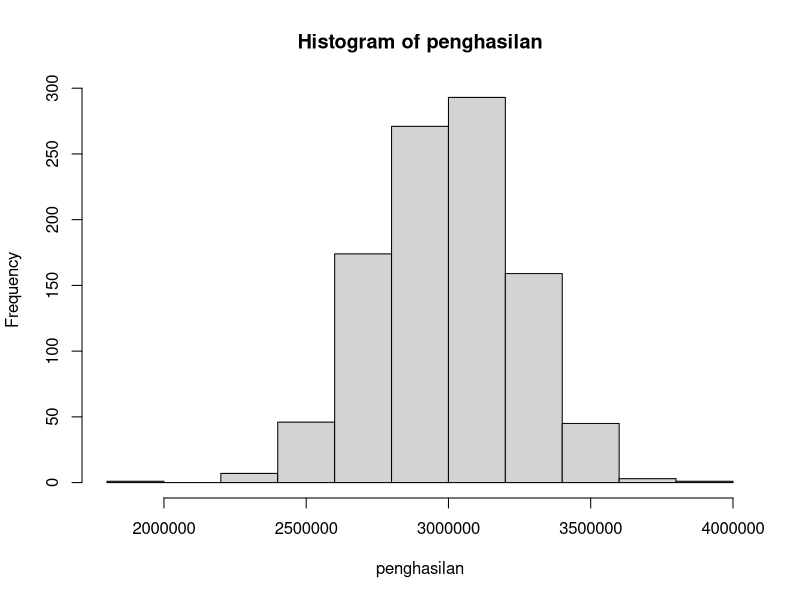

Source code (R):
# Penghasilan satu Kecamatan
penghasilan <- rnorm (1000, 3000000, 250000)
hist(penghasilan)

#memasukkan satu orang berpenghasilan 7 juta
baru <- 7e+08
penghasilan.baru <- append(penghasilan, baru)

median(penghasilan)
median(penghasilan.baru)

mean(penghasilan)
mean(penghasilan.baru)
